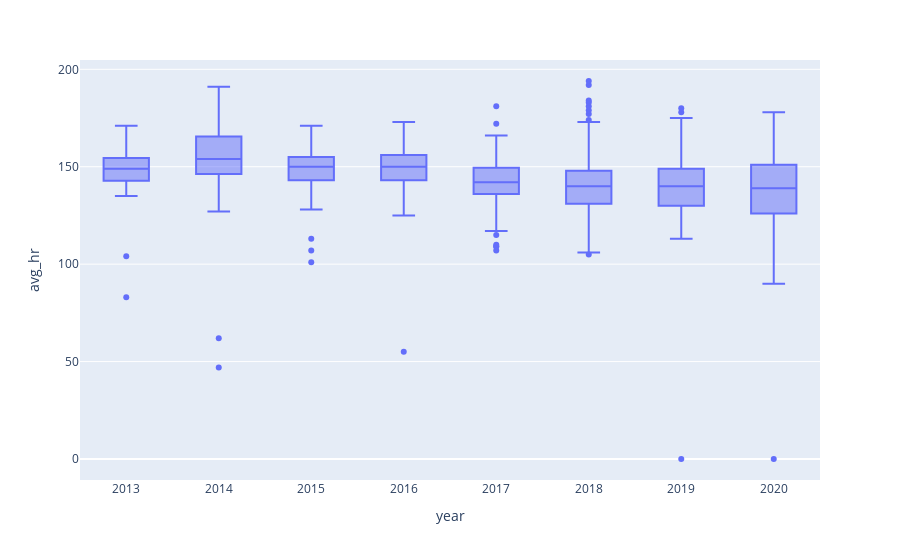

The cell this chart's notebook holds for it:
### Code cell
#Plot heart rate 
fig = px.box(data_strava, x="year",y="avg_hr")
fig.show()

### Figure 1 — Plotly figure (JSON) as saved in the notebook; plotly's stock layout.template omitted (floating-point values rounded to 4 significant figures; data arrays with more than 128 entries replaced by an {"elided": "..."} marker saying what was removed)
{"data": [{"alignmentgroup": "True", "hovertemplate": "year=%{x}<br>avg_hr=%{y}<extra></extra>", "legendgroup": "", "marker": {"color": "#636efa"}, "name": "", "notched": false, "offsetgroup": "", "orientation": "v", "showlegend": false, "type": "box", "x": {"elided": "1678 str values"}, "x0": " ", "xaxis": "x", "y": {"elided": "1678 int values"}, "y0": " ", "yaxis": "y"}], "layout": {"boxmode": "group", "legend": {"tracegroupgap": 0}, "margin": {"t": 60}, "xaxis": {"anchor": "y", "domain": [0, 1], "title": {"text": "year"}}, "yaxis": {"anchor": "x", "domain": [0, 1], "title": {"text": "avg_hr"}}}}
